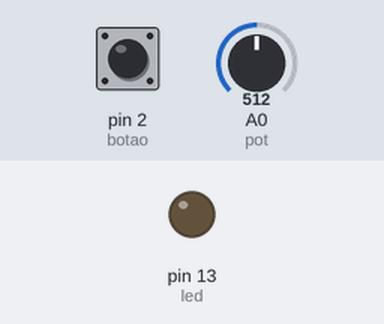
This sketch was run on a simulated Arduino Uno, built with avr-gcc and run on an emulated ATmega328P. Shown: output pins drawn as LEDs (lit = HIGH). Dashed ring = blinking. Inputs (shaded band) come from the test bench; at power-on: pin 2 (botao) HIGH, A0 (pot) = 512.

Above: at 1.2 s.
1.3 s: pin 2 (botao) pulled LOW for 3.2 s
At 1.7 s:
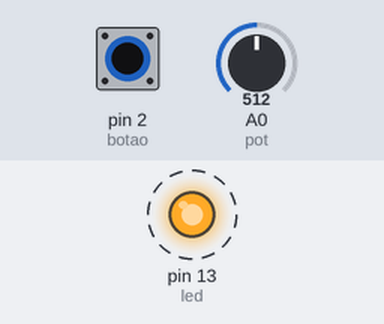
Timing chart, 0 to 6.4 s (numbered marks = the images above; inputs shaded):
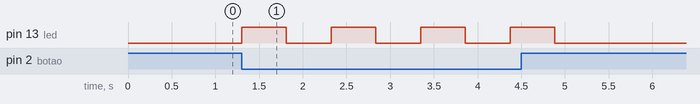

Measured:
- after the input at 1.3 s, pin 13 (led): alternates HIGH for 0.51 s and LOW for 0.51 s, 8 changes in all, then stays LOW, starting at once

The sketch:

exercicio-03.ino
```cpp
// (licence header left out)
const int pot = A0;
const int botao = 2;
const int led = 13;

void setup()
{
  pinMode(led, OUTPUT);
  pinMode(botao, INPUT);
}

void loop()
{
  int estadoBotao = digitalRead(botao);
  int valor = analogRead(pot);

  if (estadoBotao == LOW)
  {
    digitalWrite(led, HIGH);
    delay(valor);

    digitalWrite(led, LOW);
    delay(valor);
  }
  else
  {
    digitalWrite(led, LOW);
  }
}
```
